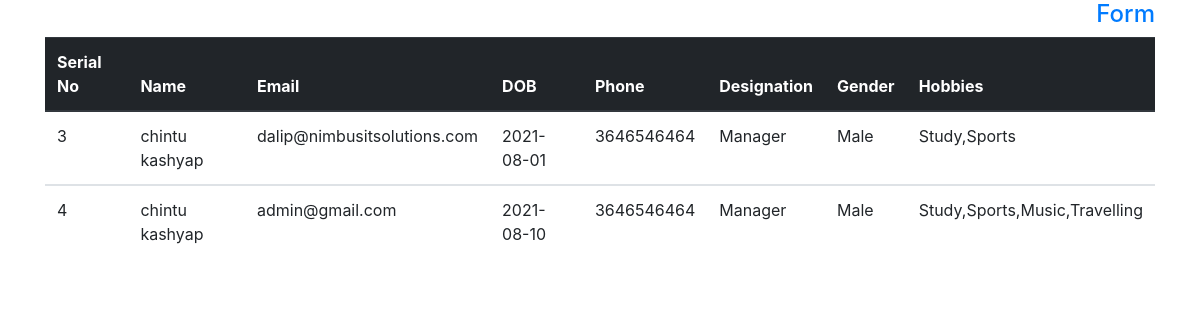
The page /view.php on the database its author committed.
### tables this page shows
CREATE TABLE `user_info` (
  `id` int(11) NOT NULL,
  `fname` varchar(255) NOT NULL,
  `lname` varchar(255) NOT NULL,
  `email` varchar(255) NOT NULL,
  `dob` date NOT NULL,
  `phone` varchar(100) NOT NULL,
  `designation` varchar(255) NOT NULL,
  `gender` varchar(255) NOT NULL,
  `hobbies` varchar(255) NOT NULL
);

### view.php (the view, shortened to what this page needs)
<?php
include('conn.php');
?>
<!DOCTYPE html>
<html>
<head>
<link rel="stylesheet" href="https://maxcdn.bootstrapcdn.com/bootstrap/4.0.0/css/bootstrap.min.css">
</head>
<body>
<div class="container">
<h4 style="text-align:right;"><a href="index.php">Form</a></h4>
<table class="table">
  <thead class="thead-dark">
    <tr>
      <th scope="col">Serial No</th>
      <th scope="col">Name</th>
      <th scope="col">Email</th>
      <th scope="col">DOB</th>
      <th scope="col">Phone</th>
      <th scope="col">Designation</th>
      <th scope="col">Gender</th>
      <th scope="col">Hobbies</th>
    </tr>
  </thead>
  <?php
		$pdo_statement=$conn->prepare("SELECT * FROM `user_info` ORDER BY id ASC");
			$pdo_statement->execute();
			$result=$pdo_statement->FetchAll();
			if(count($result)){
				foreach($result as $data){
  ?>
  <tbody>
    <tr>
      <td><?=$data['id'];?></td>
      <td><?=$data['fname'];?> <?=$data['lname'];?></td>
      <td><?=$data['email'];?></td>
      <td><?=$data['dob'];?></td>
	  <td><?=$data['phone'];?></td>
      <td><?=$data['designation'];?></td>
      <td><?=$data['gender'];?></td>
      <td><?=$data['hobbies'];?></td>
    </tr>
  </tbody>
  <?php
			}}
			?>
</table>
</div>
</body>
</html>

### rows shown on the page
user_info: id "3", fname "chintu", lname "kashyap", email "dalip@nimbusitsolutions.com", dob "2021-08-01", phone "3646546464", designation "Manager", gender "Male", hobbies "Study,Sports"
user_info: id "4", fname "chintu", lname "kashyap", email "admin@gmail.com", dob "2021-08-10", phone "3646546464", designation "Manager", gender "Male", hobbies "Study,Sports,Music,Travelling"
